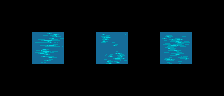

Below is a game level as drawn by its tile map, then a one-line description and the .tmx that defines it (tile-layer data replaced by summaries):
An orthogonal 7x3 tile map with 32x32 px tiles, 4 tile layers (regions, input_set, output_animated water 1, output_animated water 2).

<map version="1.0" orientation="orthogonal" width="7" height="3" tilewidth="32" tileheight="32">
 <tileset firstgid="1" name="animwater" tilewidth="32" tileheight="32">
  <image source="../../img/animwater.png" width="96" height="384" />
 </tileset>
 <layer name="regions" width="7" height="3">
  <data>[21 cells, 3 non-empty, 1 distinct tile ids]</data>
 </layer>
 <layer name="input_set" width="7" height="3">
  <data>[21 cells, 3 non-empty, 3 distinct tile ids]</data>
 </layer>
 <layer name="output_animated water 1" width="7" height="3">
  <data>[21 cells, 3 non-empty, 3 distinct tile ids]</data>
 </layer>
 <layer name="output_animated water 2" width="7" height="3">
  <data>[21 cells, 3 non-empty, 3 distinct tile ids]</data>
 </layer>
</map>